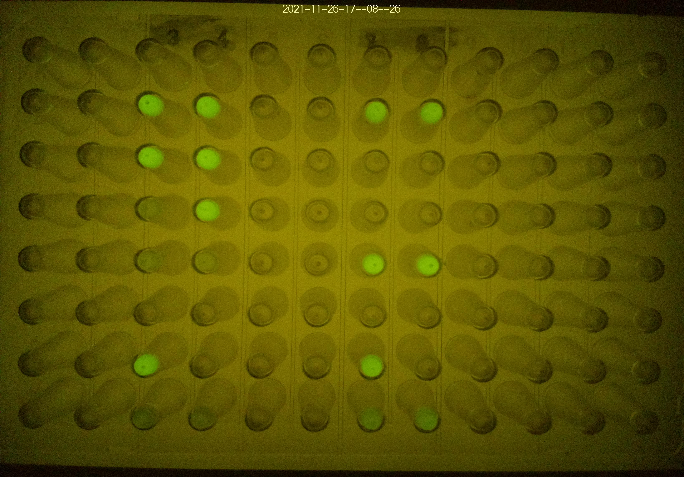
#> input picture img_44.png, 684 x 477 px, found by its file name
$ jupyter execute 'Sin detección.ipynb'
#> lines starting #> are read from the running program, lines starting #| are printed output that depends on the picture; long printed decimals are rounded
[cell 1]
import matplotlib.pyplot as plt
from skimage import io, img_as_ubyte
import numpy as np
import cv2

[cell 2]
dimension_x, dimension_y = 8, 4
desfase_x, desfase_y = 0, 0 # se elige a ojo. Se podría usar si los bordes están mal.
ancho_img, alto_img = 0, 0

[cell 3]
img = io.imread('img_44.PNG')
#> img is the input picture: shape (477, 684, 3); mean R, G, B 92, 85.6, 3.2
img_gris = io.imread('img_44.PNG', as_gray=True)
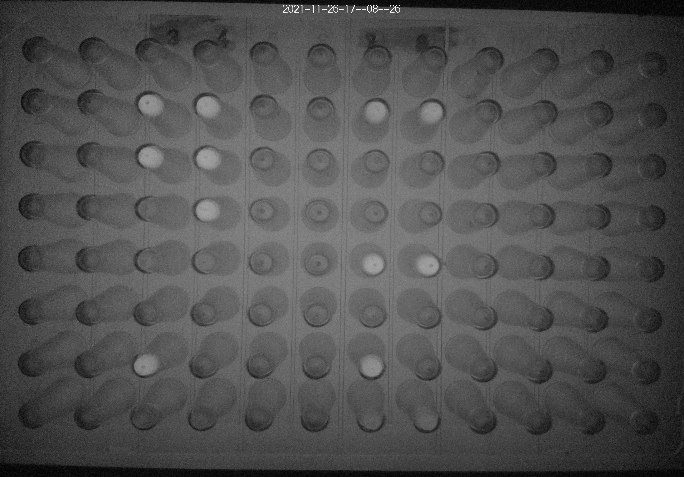
#> img_gris: shape (477, 684) float64; min 0.0025, max 0.992, mean 0.318
#img = cv2.imread('img_44.PNG', cv2.IMREAD_COLOR)
#img_gris = cv2.cvtColor(img, cv2.COLOR_BGR2GRAY)
plt.imshow(img)
plt.axis('off')
plt.show()
print(img.shape) # tiene 3 canales, parece ser RGB
#| (477, 684, 3)

img = img[135:345, 120:570, :] # imagen croppeada
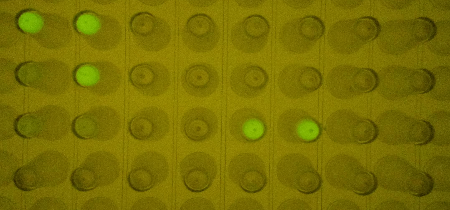
#> img: shape (210, 450, 3); mean R, G, B 121.4, 112.1, 2.8
print(img.shape)
#| (210, 450, 3)
plt.imshow(img[:,:,1])
plt.axis('off')
plt.show()
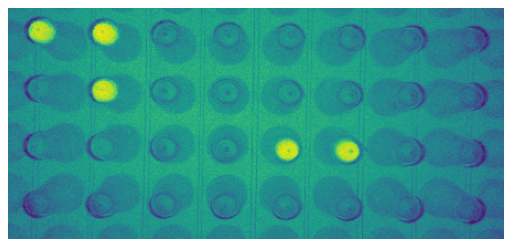
#> figure drawn by matplotlib, 1 panel

[cell 4]
alto_img = img.shape[0]
#> alto_img = 210
ancho_img = img.shape[1]
#> ancho_img = 450
ancho_celda = ancho_img / dimension_x # ignorando desfase
#> ancho_celda = 56.25
alto_celda = alto_img / dimension_y
#> alto_celda = 52.5

def get_celda(img, i, j): # fila, columna (empieza en 1)
#> called with i = 1, j = 2
    if len(img.shape) == 3:
        new_img = img[int(alto_celda*(i-1))+desfase_y:int(alto_celda*i)+desfase_y, int(ancho_celda*(j-1)):int(ancho_celda*j), :]
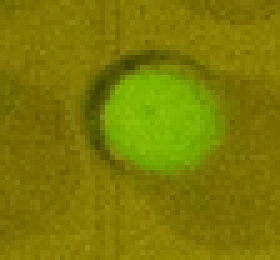
#> new_img: shape (52, 56, 3) (shown 5 times larger); mean R, G, B 125.3, 122.9, 3
    elif len(img.shape) == 2:
        new_img = img[int(alto_celda*(i-1))+desfase_y:int(alto_celda*i)+desfase_y, int(ancho_celda*(j-1)):int(ancho_celda*j)]
    return new_img

test = get_celda(img, 1, 2)
#print(test.shape) # tiene 3 canales, parece ser RGB
plt.imshow(test)
plt.axis('off')
plt.show()

[cell 5]
def get_circle(imagen, param1=100, param2=8, minRadius=10, maxRadius=16, imprimir=False):

    imagen = imagen.copy()
    imagen = img_as_ubyte(imagen)
    # se hacen copias para no alterar las imagenes

    circulos = cv2.HoughCircles(imagen, cv2.HOUGH_GRADIENT, 1, 20,
                                param1=param1, param2=param2, minRadius=minRadius, maxRadius=maxRadius)
    #print(circulos)
    # Si se detectan círculos...
    if circulos is not None:
        circulos = np.uint16(np.around(circulos))
        for i in circulos[0, :]:
            print(i)
            # Dibujar el círculo y su centro
            cv2.circle(imagen, (i[0], i[1]), i[2], (0, 255, 0), 2)
            cv2.circle(imagen, (i[0], i[1]), 2, (0, 0, 255), 3)

    if imprimir:
        plt.imshow(imagen)
        plt.show()
    return circulos[0,0]

def plot(img):
    plt.imshow(img)
    plt.axis('off')
    plt.show()

[cell 6]
celdas_seleccionadas = '' # variable que con la infomración de cada celda # {(i1,j1): [circulo, []], (i2,j2): [], ...]
data = '' # variable que representa el set de imagenes


def calcular_intensidad_promedio(img, circulo):
    i, j, r = circulo
    segmento = img[j-r:j+r, i-r:i+r]
    plot(segmento)
    #segmento = img[j-r:j+r, i-r:i+r, 1]
    #plot(segmento)
    return np.mean(segmento) # canal G

def main():

    img = io.imread('img_44.PNG')
    img = img[135:345, 120:570, :] # imagen croppeada
    img_gris = io.imread('img_44.PNG', as_gray=True)
    img_gris= img_gris[135:345, 120:570] # imagen croppeada
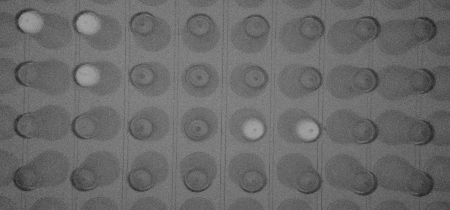
#> img_gris: shape (210, 450) float64; min 0.126, max 0.657, mean 0.416
    data = [img, img]
    celdas_seleccionadas = {(1,1):[None,[]], (1,2):[None,[]]}

    # pedir al usuario las celdas seleccionadas

    # imagen inicial para detectar celdas


    # para cada celda seleccionada, encontrar el circulo correspondiente
    for celda in celdas_seleccionadas.keys():
        i, j = celda
        img_celda = get_celda(img_gris, i, j)
        #plot(img_celda)
        #print(img_celda.shape)
        circulo = get_circle(img_celda, imprimir=False)
        # se reescalan las coordenadas
        #circulo = (circulo[0]+j, circulo[1]+i, circulo[2])
        celdas_seleccionadas[celda][0] = circulo
#> this loop made 2 passes
#> circulo on passes 1 to 2: [28, 22, 13], [30, 22, 13]
#> pass 1, in get_celda (call 2), `new_img = img[int(alto_celda*(i-1))+desfase_y:int(alto_celda*i)+desfas..`:
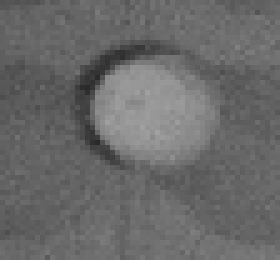
#> new_img: shape (52, 56) float64 (shown 5 times larger); min 0.161, max 0.632, mean 0.416
#> pass 2, in get_celda (call 3), `new_img = img[int(alto_celda*(i-1))+desfase_y:int(alto_celda*i)+desfas..`:
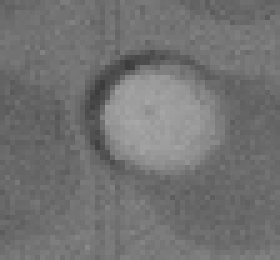
#> new_img: shape (52, 56) float64 (shown 5 times larger); min 0.238, max 0.657, mean 0.45
#> after the loop, celdas_seleccionadas = {(1, 1): [[28, 22, 13], []], (1, 2): [[30, 22, 13], []]}
    print(celdas_seleccionadas)
#| {(1, 1): [array([28, 22, 13], dtype=uint16), []], (1, 2): [array([30, 22, 13], dtype=uint16), []]}

    # proceso respecto al t
    for t, im in enumerate(data):
        # estoy en una imagen especifica en un determinado t
        for celda in celdas_seleccionadas.keys():
            # obtener los valores de la imagen consultando el circulo
            circulo = celdas_seleccionadas[celda][0]
            i, j = celda
            img_celda = get_celda(im, i, j)
            valor = calcular_intensidad_promedio(img_celda, circulo)
            celdas_seleccionadas[celda][1].append(valor)
#> this loop made 2 passes
#> t on passes 1 to 2: 0, 1
#> pass 1, in get_celda (call 4), `new_img = img[int(alto_celda*(i-1))+desfase_y:int(alto_celda*i)+desfas..`:
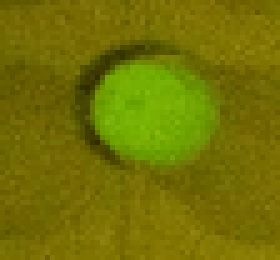
#> new_img: shape (52, 56, 3) (shown 5 times larger); mean R, G, B 114.7, 114, 3
#> pass 1, in calcular_intensidad_promedio, `segmento = img[j-r:j+r, i-r:i+r]`:
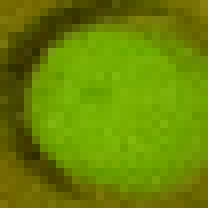
#> segmento: shape (26, 26, 3) (shown 8 times larger); mean R, G, B 105.5, 133.5, 2.8
#> pass 1, in calcular_intensidad_promedio (call 2), `segmento = img[j-r:j+r, i-r:i+r]`:
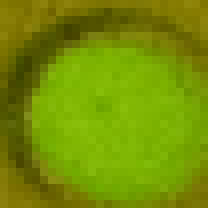
#> segmento: shape (26, 26, 3) (shown 8 times larger); mean R, G, B 117.1, 143.3, 2.8
    print(celdas_seleccionadas)
#| {(1, 1): [array([28, 22, 13], dtype=uint16), [80.606, 80.606]], (1, 2): [array([30, 22, 13], dtype=uint16), [87.736, 87.736]]}

# TODO: garantizar una sola detección en get_circle
# TODO: intensidad en solo canal verde?
